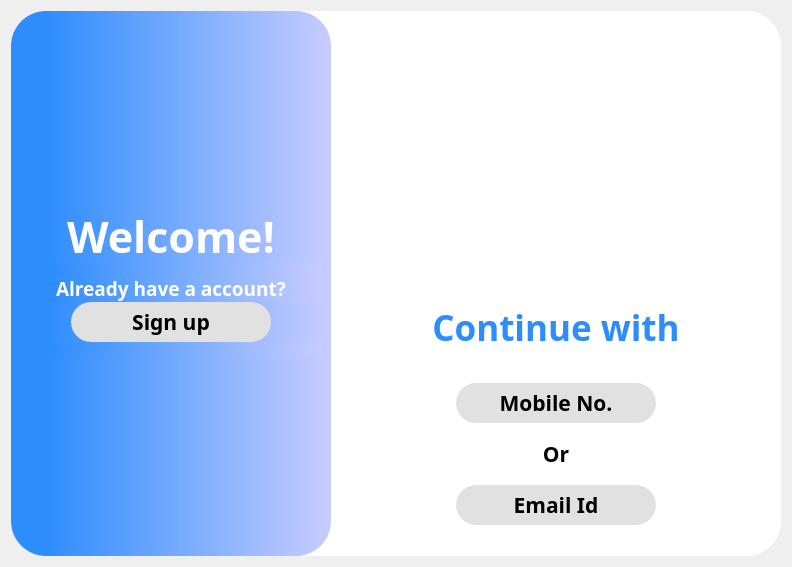
      <widget class="QWidget" name="continous_page">
       <layout class="QVBoxLayout" name="verticalLayout_4">
        <item>
         <widget class="QFrame" name="continous_frame">
          <property name="styleSheet">
           <string notr="true">QFrame {
	background-color: rgb(255, 255, 255);
	border-radius: 35px;
}</string>
          </property>
          <property name="frameShape">
           <enum>QFrame::StyledPanel</enum>
          </property>
          <property name="frameShadow">
           <enum>QFrame::Raised</enum>
          </property>
          <layout class="QHBoxLayout" name="horizontalLayout_3">
           <property name="spacing">
            <number>0</number>
           </property>
           <property name="leftMargin">
            <number>0</number>
           </property>
           <property name="topMargin">
            <number>0</number>
           </property>
           <property name="rightMargin">
            <number>0</number>
           </property>
           <property name="bottomMargin">
            <number>0</number>
           </property>
           <item>
            <widget class="QFrame" name="cont_gradient_left">
             <property name="minimumSize">
              <size>
               <width>320</width>
               <height>0</height>
              </size>
             </property>
             <property name="maximumSize">
              <size>
               <width>500</width>
               <height>16777215</height>
              </size>
             </property>
             <property name="styleSheet">
              <string notr="true">QFrame {
	background-color: qlineargradient(spread:pad, x1:0, y1:0, x2:1, y2:0, stop:0.106341 rgba(45, 141, 253, 255), stop:1 rgba(200, 204, 255, 255));
	border-radius: 35px;
}</string>
             </property>
             <property name="frameShape">
              <enum>QFrame::StyledPanel</enum>
             </property>
             <property name="frameShadow">
              <enum>QFrame::Raised</enum>
             </property>
             <layout class="QVBoxLayout" name="verticalLayout_6">
              <property name="spacing">
               <number>0</number>
              </property>
              <property name="topMargin">
               <number>200</number>
              </property>
              <property name="bottomMargin">
               <number>200</number>
              </property>
              <item>
               <widget class="QLabel" name="gl_welcome_lbl">
                <property name="minimumSize">
                 <size>
                  <width>0</width>
                  <height>0</height>
                 </size>
                </property>
                <property name="maximumSize">
                 <size>
                  <width>16777215</width>
                  <height>50</height>
                 </size>
                </property>
                <property name="font">
                 <font>
                  <family>Tw Cen MT</family>
                  <pointsize>32</pointsize>
                  <weight>75</weight>
                  <bold>true</bold>
                 </font>
                </property>
                <property name="styleSheet">
                 <string notr="true">QLabel {
	background-color: rgba(255, 255, 255, 0);
	color: rgb(255, 255, 255);
}</string>
                </property>
                <property name="text">
                 <string>Welcome!</string>
                </property>
                <property name="alignment">
                 <set>Qt::AlignCenter</set>
                </property>
               </widget>
              </item>
              <item>
               <widget class="QLabel" name="gl_spacer_1">
                <property name="maximumSize">
                 <size>
                  <width>16777215</width>
                  <height>50</height>
                 </size>
                </property>
                <property name="text">
                 <string/>
                </property>
               </widget>
              </item>
              <item>
               <widget class="QLabel" name="gl_already_have_account_lbl">
                <property name="minimumSize">
                 <size>
                  <width>0</width>
                  <height>20</height>
                 </size>
                </property>
                <property name="maximumSize">
                 <size>
                  <width>16777215</width>
                  <height>30</height>
                 </size>
                </property>
                <property name="font">
                 <font>
                  <family>Tw Cen MT</family>
                  <pointsize>14</pointsize>
                  <weight>75</weight>
                  <bold>true</bold>
                 </font>
                </property>
                <property name="styleSheet">
                 <string notr="true">QLabel{
	color: rgb(255, 255, 255);
}</string>
                </property>
                <property name="text">
                 <string>Already have a account?</string>
                </property>
                <property name="alignment">
                 <set>Qt::AlignCenter</set>
                </property>
               </widget>
              </item>
              <item alignment="Qt::AlignHCenter">
               <widget class="QPushButton" name="gl_signup_btn">
                <property name="minimumSize">
                 <size>
                  <width>200</width>
                  <height>40</height>
                 </size>
                </property>
                <property name="maximumSize">
                 <size>
                  <width>300</width>
                  <height>16777215</height>
                 </size>
                </property>
                <property name="font">
                 <font>
                  <family>Tw Cen MT</family>
                  <pointsize>16</pointsize>
                  <weight>75</weight>
                  <bold>true</bold>
                 </font>
                </property>
                <property name="styleSheet">
                 <string notr="true">QPushButton {
	background-color: rgb(225, 225, 225);
	border-radius: 20px;
}

QPushButton:hover {
	background-color: rgb(235, 235, 235);
	border: 2px solid black;
}

QPushButton:pressed {
	color: blue;
	background-color: rgb(215, 215, 215);
	border: 2px solid blue;
}</string>
                </property>
                <property name="text">
                 <string>Sign up</string>
                </property>
               </widget>
              </item>
              <item>
               <widget class="QLabel" name="gl_spacer_2">
                <property name="maximumSize">
                 <size>
                  <width>16777215</width>
                  <height>50</height>
                 </size>
                </property>
                <property name="text">
                 <string/>
                </property>
               </widget>
              </item>
             </layout>
            </widget>
           </item>
           <item alignment="Qt::AlignVCenter">
            <widget class="QFrame" name="cont_frame">
             <property name="minimumSize">
              <size>
               <width>450</width>
               <height>0</height>
              </size>
             </property>
             <property name="acceptDrops">
              <bool>false</bool>
             </property>
             <property name="layoutDirection">
              <enum>Qt::LeftToRight</enum>
             </property>
             <property name="frameShape">
              <enum>QFrame::StyledPanel</enum>
             </property>
             <property name="frameShadow">
              <enum>QFrame::Raised</enum>
             </property>
             <layout class="QVBoxLayout" name="verticalLayout_3">
              <item>
               <widget class="QLabel" name="signup_img">
                <property name="minimumSize">
                 <size>
                  <width>0</width>
                  <height>230</height>
                 </size>
                </property>
                <property name="styleSheet">
                 <string notr="true">QLabel {
	image: url(:/Signup/signup_img.png);
}</string>
                </property>
                <property name="text">
                 <string/>
                </property>
               </widget>
              </item>
              <item alignment="Qt::AlignHCenter">
               <widget class="QLabel" name="cont_with_lbl">
                <property name="minimumSize">
                 <size>
                  <width>200</width>
                  <height>100</height>
                 </size>
                </property>
                <property name="maximumSize">
                 <size>
                  <width>350</width>
                  <height>100</height>
                 </size>
                </property>
                <property name="font">
                 <font>
                  <family>Tw Cen MT</family>
                  <pointsize>26</pointsize>
                  <weight>75</weight>
                  <bold>true</bold>
                 </font>
                </property>
                <property name="styleSheet">
                 <string notr="true">QLabel {
	color: rgb(45, 141, 253);
}</string>
                </property>
                <property name="text">
                 <string>Continue with</string>
                </property>
                <property name="alignment">
                 <set>Qt::AlignCenter</set>
                </property>
               </widget>
              </item>
              <item alignment="Qt::AlignHCenter">
               <widget class="QPushButton" name="mobile_btn">
                <property name="minimumSize">
                 <size>
                  <width>200</width>
                  <height>40</height>
                 </size>
                </property>
                <property name="maximumSize">
                 <size>
                  <width>300</width>
                  <height>16777215</height>
                 </size>
                </property>
                <property name="font">
                 <font>
                  <family>Tw Cen MT</family>
                  <pointsize>16</pointsize>
                  <weight>75</weight>
                  <bold>true</bold>
                 </font>
                </property>
                <property name="layoutDirection">
                 <enum>Qt::LeftToRight</enum>
                </property>
                <property name="styleSheet">
                 <string notr="true">QPushButton {
	background-color: rgb(225, 225, 225);
	border-radius: 20px;
}

QPushButton:hover {
	background-color: rgb(235, 235, 235);
	border: 2px solid black;
}

QPushButton:pressed {
	color: blue;
	background-color: rgb(215, 215, 215);
	border: 2px solid blue;
}</string>
                </property>
                <property name="text">
                 <string>Mobile No.</string>
                </property>
               </widget>
              </item>
              <item alignment="Qt::AlignHCenter">
               <widget class="QLabel" name="or_lbl">
                <property name="minimumSize">
                 <size>
                  <width>150</width>
                  <height>50</height>
                 </size>
                </property>
                <property name="maximumSize">
                 <size>
                  <width>300</width>
                  <height>50</height>
                 </size>
                </property>
                <property name="font">
                 <font>
                  <family>Tw Cen MT</family>
                  <pointsize>16</pointsize>
                  <weight>75</weight>
                  <bold>true</bold>
                 </font>
                </property>
                <property name="text">
                 <string>Or</string>
                </property>
                <property name="alignment">
                 <set>Qt::AlignCenter</set>
                </property>
               </widget>
              </item>
              <item alignment="Qt::AlignHCenter">
               <widget class="QPushButton" name="email_btn">
                <property name="minimumSize">
                 <size>
                  <width>200</width>
                  <height>40</height>
                 </size>
                </property>
                <property name="maximumSize">
                 <size>
                  <width>300</width>
                  <height>16777215</height>
                 </size>
                </property>
                <property name="font">
                 <font>
                  <family>Tw Cen MT</family>
                  <pointsize>16</pointsize>
                  <weight>75</weight>
                  <bold>true</bold>
                 </font>
                </property>
                <property name="styleSheet">
                 <string notr="true">QPushButton {
	background-color: rgb(225, 225, 225);
	border-radius: 20px;
}

QPushButton:hover {
	background-color: rgb(235, 235, 235);
	border: 2px solid black;
}

QPushButton:pressed {
	color: blue;
	background-color: rgb(215, 215, 215);
	border: 2px solid blue;
}</string>
                </property>
                <property name="text">
                 <string>Email Id</string>
                </property>
               </widget>
              </item>
             </layout>
            </widget>
           </item>
          </layout>
         </widget>
        </item>
       </layout>
      </widget>
